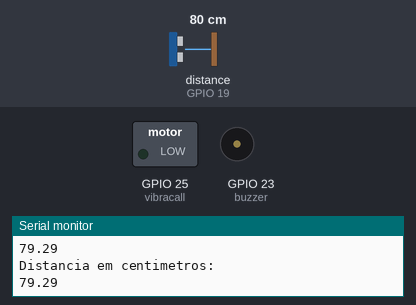
Recording of a sketch running on a simulated ESP32. On the bench: switched loads named in the sketch (green lamp = pin HIGH), buzzer (waves = sounding, pin HIGH), the last lines printed to the serial monitor. Wiring (inferred from the names in the program): ultrasonic range finder: trigger GPIO 18; echo GPIO 19. Inputs (shaded band) come from the test bench; at power-on: distance to the obstacle (sensor on GPIO 19) 80 cm. The echo pulse lasts 58.3 µs per cm; pins used as bus, display or sensor lines are not drawn.

Above: at 1.3 s.
1.4 s: distance to the obstacle (sensor on GPIO 19) set to 22 cm
2.9 s: distance to the obstacle (sensor on GPIO 19) set to 18 cm
At 4.4 s:
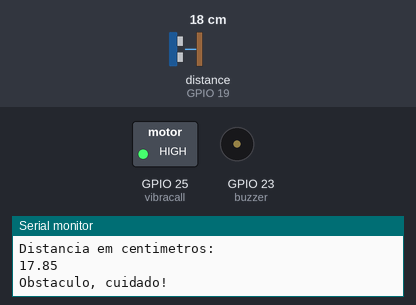
Timing chart, 0 to 5.9 s (numbered marks = the images above; inputs shaded):
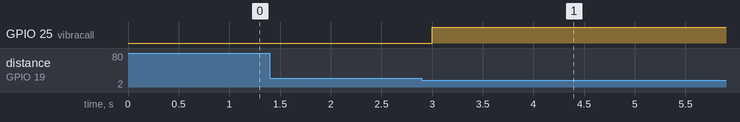

The sketch:

ultrassonic.ino
```cpp
#include <Arduino.h>
#include <analogWrite.h>

int PinTrigger = 18; // Pino usado para disparar os pulsos do sensor
int PinEcho = 19; // pino usado para ler a saida do sensor
int vibracall = 25;
int buzzer = 23;

int freq = 2000;
int res = 8;
int TONE_PWM_CHANNEL = 1;

int tempo = 1000;
float TempEcho = 0;
//const float VelocidadeSom_mpors = 340; // em metros por segundo
const float VelocidadeSom_mporus = 0.000340; // em metros por microsegundo
float cm = 0;
// Funçao para enviar o pulso de trigger
void DisparaPulsoUltrassonico(){
  // Para fazer o HC-SR04 enviar um pulso ultrassonico, nos temos
  // que enviar para o pino de trigger um sinal de nivel alto
  // com pelo menos 10us de duraçao
  digitalWrite(PinTrigger, HIGH);
  delayMicroseconds(10);
  digitalWrite(PinTrigger, LOW);
  }
// Função para calcular a distancia em metros
float CalculaDistancia(float tempo_us){
  return((tempo_us*VelocidadeSom_mporus)/2);
}
void setup(){
  // Configura pino de Trigger como saída e inicializa com nível baixo
  pinMode(PinTrigger, OUTPUT);
  digitalWrite(PinTrigger, LOW);
  pinMode(PinEcho, INPUT); // configura pino ECHO como entrada

  pinMode (vibracall, OUTPUT);
  pinMode (buzzer, OUTPUT);

  ledcSetup(TONE_PWM_CHANNEL,freq, res);
  ledcAttachPin(buzzer, TONE_PWM_CHANNEL);

  // Inicializa a porta serial
  Serial.begin(9600);
  delay(100);
}
void loop(){
  // Envia pulso para o disparar o sensor

  DisparaPulsoUltrassonico();
  // Mede o tempo de duração do sinal no pino de leitura(us)
  TempEcho = pulseIn(PinEcho, HIGH);
  cm = CalculaDistancia(TempEcho)*100;

  Serial.println("Distancia em centimetros: ");
  Serial.println(cm);
  Serial.println("\n");
  analogWrite(vibracall,0);


  //logica para lidar com as distancias - buzzer/vibracall
  if(cm <= 20){
    Serial.print("Obstaculo, cuidado!\n");
    analogWrite(vibracall,500);

    ledcWrite(TONE_PWM_CHANNEL, 10000);
    delay(100);
    ledcWrite(TONE_PWM_CHANNEL, 0); // Stop tone

  }
  // aguarda um pouco antes de começar tudo de novo
  delay(100);
}
```

Measured:
- the behaviour switches between 21 and 20 cm on distance to the obstacle (sensor on GPIO 19) (found by bisection; images 0 and 1)
- after the input at 2.9 s, GPIO 25 (vibracall): LOW → HIGH after 0.10 s
